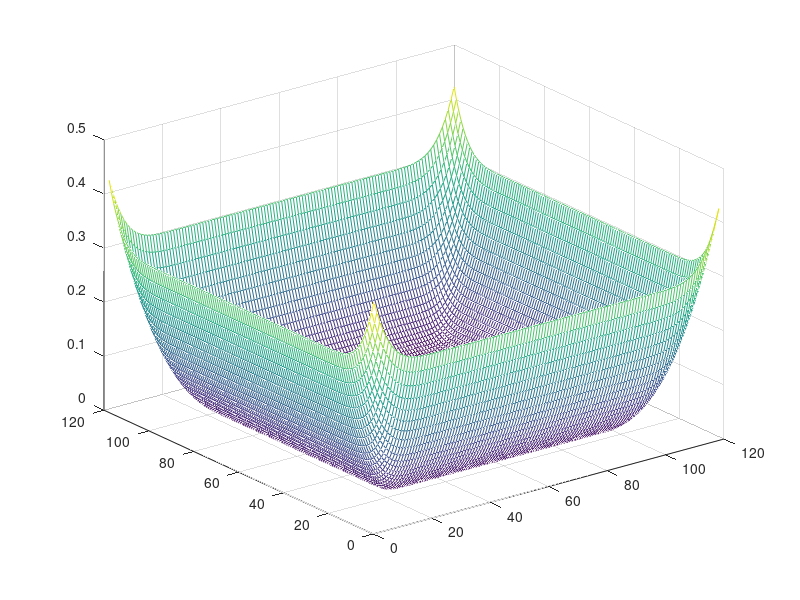

Reproduce this figure in MATLAB. (Note: this script raises an error after producing the figure.)
%% PTSD1D testing script

%% Initz
clc;
clear all;
close all;

%% Make Variables

%define FS
fs = 1000.0;
%define density
rho = 1.21;
%define speed of sound
c = 343.0;
%define total time
T = 2.0;
%define grid width
gridWidth = 20.0;
%define timestep
dt = 1/(2*fs);
%dfine grid spacing
dx = 2 * dt * c;
%calculate pconst
pconst = rho * c^2 * (dt/dx) * dt * c;
%calculate uconst
uconst = (1/rho)*(dt/dx)*dt*c;
%define pml depth 
PMLdepth = 30;
%calc time steps
timestep = abs(T/dt);
%calc grid size
N = ceil(abs(gridWidth/dx)+2*PMLdepth);
%calculate differentiation matrix
tempdiffmatrix = zeros(1,N);
% temp = zeros(N, N);
%Calc source
src = zeros(1,ceil(T/dt)+1);
src(10:1010) = 10^-12*30*10^(50/20) * sin(2*(pi/1010)*(1:1001));
srcloc = ceil(N/2);
% alpha = 0;
% calculate geometry matricies
% phat = zeros(N,N);
% uhat = zeros(N,N);
% pdiffhat = zeros(N,N);
% udiffhat = zeros(N,N);
pd = zeros(N,N);
ud = zeros(N,N);
    for i2 = 1 : N-1
        if i2 <  ceil((N-2)/2)
            tempdiffmatrix(i2) =  (i2-1);
        end
        if i2 ==  ceil((N-1)/2)
            tempdiffmatrix(i2) = 0 * (1+0j);
        end
        if i2 >  ceil((N-1)/2)
            tempdiffmatrix(i2) = (i2 - 1 - N) ;
        end
    end
diffmatrix = 1i * tempdiffmatrix;
PMLconst = ones(N,N);
PMLconst = PMLconst .* (3.142*N);
PMLdiff = zeros(N,N);
for i = 1 : N
PMLdiff(i,1:PMLdepth) = 1:PMLdepth;
PMLdiff(i,1:PMLdepth) = (1/3.0).*(((PMLdepth-PMLdiff(i,1:PMLdepth))./PMLdepth).^3);
end
PMLdiff(:,N-PMLdepth+1:end) = fliplr(PMLdiff(:,1:PMLdepth));
mesh(PMLdiff);
% for i = PMLdepth : N-PMLdepth+1
%     PMLdiff(1:PMLdepth,i) = 1:PMLdepth';
% PMLdiff((N-PMLdepth+1):end, i) = 1 : PMLdepth';
% end
PMLdiff2 = PMLdiff';
mesh(PMLdiff2);

PMLdiff = sqrt(PMLdiff.^2 + PMLdiff2.^2);

mesh(PMLdiff);

% PMLdiff((N-PMLdepth+1):end) = 1 : PMLdepth;
% PMLdiff(1:PMLdepth) = (1/3.0).*(((PMLdepth-PMLdiff(1:PMLdepth))./PMLdepth).^3);
% PMLdiff((N-PMLdepth+1):end) = (1/3.0).*(PMLdiff((N-PMLdepth+1):end)./PMLdepth).^3;
PMLalphau = uconst*(1./(1+PMLdiff));
PMLalphap = pconst*(1./(1+PMLdiff));
PMLdiff = ((1-PMLdiff)./(1+PMLdiff));

%% solve for some time
tic();
for i = 1 : T/dt
   [pd, ud] = PSTD2Dfun(pd, ud, diffmatrix,...
     PMLdiff, PMLalphau, PMLalphap, PMLconst, N);
    pd = PTSD2Dsrc(pd, src(i), srcloc);
    mesh(real(pd));
%     view(2);
    title(sprintf('Time = %.6f s',dt*i));
    drawnow;
end
toc();

%% Display the results

